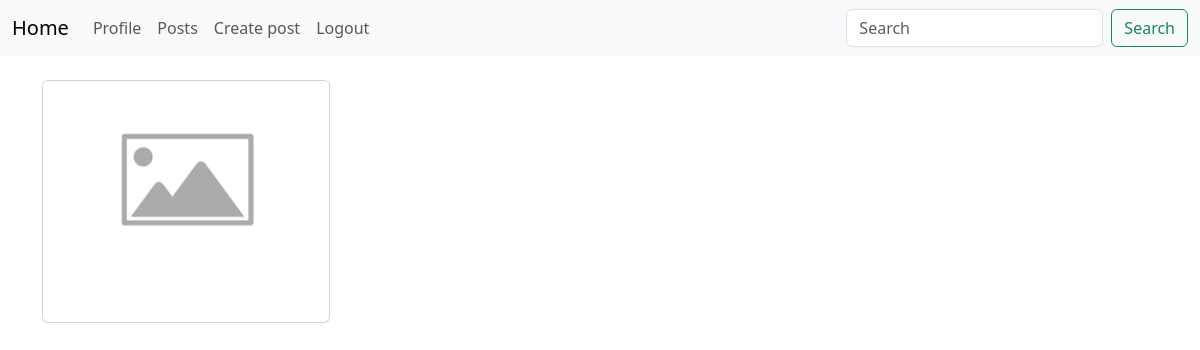
Before: /posts/15/ (signed in) with the older database file.
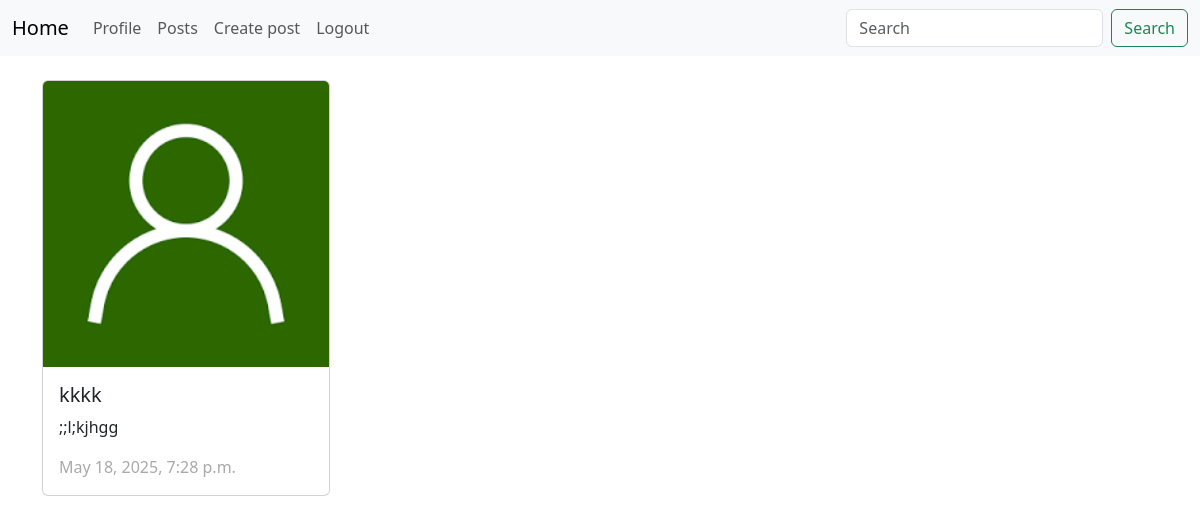
After: the same page with the newer database file.
### posts/models.py (models this page shows, shortened)
class Post(models.Model):
    author = models.ForeignKey(User, on_delete=models.CASCADE, null=True, related_name='posts')
    image = models.ImageField(upload_to="post_images/", null=True, blank=True)
    title = models.CharField(max_length=256)
    content = models.CharField(max_length=556)
    rate = models.IntegerField(null=True)
    category = models.ForeignKey(Category, on_delete=models.CASCADE, null=True)
    tags = models.ManyToManyField(Tag, blank=True)
    created_at = models.DateTimeField(auto_now_add=True, null=True)
    updated_at = models.DateTimeField(auto_now=True, null=True)

### posts/views.py (the view)
# urls.py: path('posts/<int:post_id>/', post_detail_view),
@login_required(login_url="/login/")
def post_detail_view(request, post_id):
    if request.method == 'GET':
        post = Post.objects.filter(id=post_id).first()
        return render(request, 'posts/post_detail.html', context={'post': post})

### templates/posts/post_detail.html (shortened to what this page needs)
{%extends 'base.html'%}
{%block content%}
{% load static %}
<div class="card" style="width: 18rem;">
    {% if post.image %}
    <img src="{{post.image.url}}" class="card-img-top" alt="...">
    {% else %}
    <img src="{% static 'placeholder.png' %}" class="card-img-top" alt="...">
    {% endif %}
    <div class="card-body">
      <h5 class="card-title">{{post.title}}</h5>
      <p class="card-text">{{post.content}}</p>
      <p class="card-text", style="color: darkgrey;">{{post.created_at}}</p>
    </div>
  </div>
{%endblock%}

Changed rows visible on the page:
added Post: image (picture), title "kkkk", content ";;l;kjhgg", created_at "May 18, 2025, 7:28 p.m."
